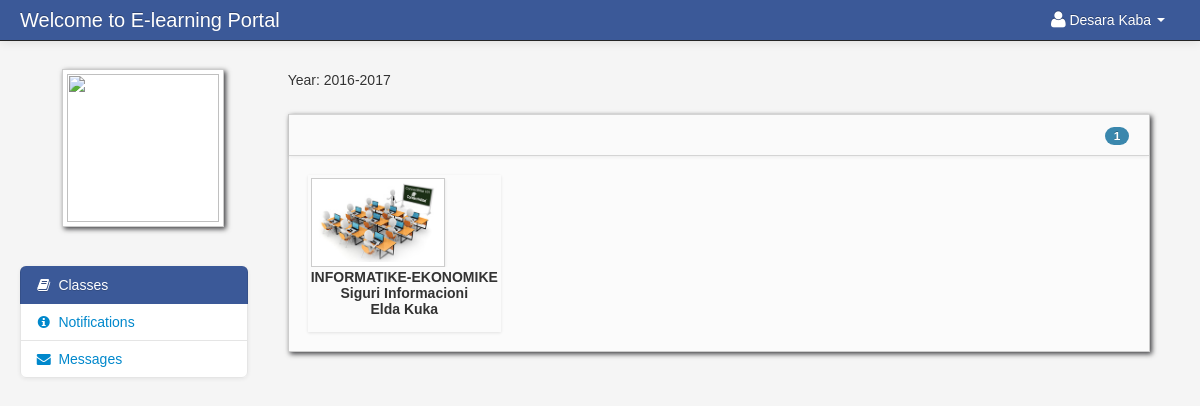
/dashboard_student.php (signed in), run on the app's committed database.
### tables this page shows
CREATE TABLE `student` (
  `student_id` int(11) NOT NULL,
  `firstname` varchar(100) NOT NULL,
  `lastname` varchar(100) NOT NULL,
  `class_id` int(11) NOT NULL,
  `username` varchar(100) NOT NULL,
  `password` varchar(100) NOT NULL,
  `location` varchar(100) NOT NULL,
  `status` varchar(100) NOT NULL
);

CREATE TABLE `school_year` (
  `school_year_id` int(11) NOT NULL,
  `school_year` varchar(100) NOT NULL
);

CREATE TABLE `teacher_class_student` (
  `teacher_class_student_id` int(11) NOT NULL,
  `teacher_class_id` int(11) NOT NULL,
  `student_id` int(11) NOT NULL,
  `teacher_id` int(11) NOT NULL
);

CREATE TABLE `teacher_class` (
  `teacher_class_id` int(11) NOT NULL,
  `teacher_id` int(11) NOT NULL,
  `class_id` int(11) NOT NULL,
  `subject_id` int(11) NOT NULL,
  `thumbnails` varchar(100) NOT NULL,
  `school_year` varchar(100) NOT NULL
);

CREATE TABLE `class` (
  `class_id` int(11) NOT NULL,
  `class_name` varchar(100) NOT NULL
);

CREATE TABLE `subject` (
  `subject_id` int(11) NOT NULL,
  `subject_code` varchar(100) NOT NULL,
  `subject_title` varchar(100) NOT NULL,
  `category` varchar(100) NOT NULL,
  `description` longtext NOT NULL,
  `unit` int(11) NOT NULL,
  `Pre_req` varchar(100) NOT NULL,
  `semester` varchar(100) NOT NULL
);

CREATE TABLE `teacher` (
  `teacher_id` int(11) NOT NULL,
  `username` varchar(100) NOT NULL,
  `password` varchar(200) NOT NULL,
  `firstname` varchar(100) NOT NULL,
  `lastname` varchar(100) NOT NULL,
  `department_id` int(11) NOT NULL,
  `location` varchar(200) NOT NULL,
  `about` varchar(500) NOT NULL,
  `teacher_status` varchar(20) NOT NULL,
  `teacher_stat` varchar(100) NOT NULL
);

### session.php (called while the page is built, shortened)
<?php
$session_id=$_SESSION['id'];
?>

### dashboard_student.php (the view, shortened to what this page needs)
<?php include('header_dashboard.php'); ?>
<?php include('session.php'); ?>
<body>
	<?php include('navbar_student.php'); ?>
	<div class="container-fluid">
		<div class="row-fluid">
			<?php include('student_sidebar.php'); ?>
			<div class="span9" id="content">
				<div class="row-fluid">
					<ul class="breadcrumb">
						<?php
						$school_year_query = mysqli_query($link, "select * from school_year order by school_year DESC") or die(mysqli_error($link));
						$school_year_query_row = mysqli_fetch_array($school_year_query);
						$school_year = $school_year_query_row['school_year'];
						?>
						<li><a href="#">Year: <?php echo $school_year_query_row['school_year']; ?></a></li>
					</ul>
					<div class="block">
						<div class="navbar navbar-inner block-header">
							<div id="" class="muted pull-right">
								<?php $query = mysqli_query($link, "select * from teacher_class_student
														LEFT JOIN teacher_class ON teacher_class.teacher_class_id = teacher_class_student.teacher_class_id
														LEFT JOIN class ON class.class_id = teacher_class.class_id
														LEFT JOIN subject ON subject.subject_id = teacher_class.subject_id
														LEFT JOIN teacher ON teacher.teacher_id = teacher_class.teacher_id
														where student_id = '$session_id' and school_year = '$school_year'
														") or die(mysqli_error($link));
								$count = mysqli_num_rows($query);
								?>
								<span class="badge badge-info"><?php echo $count; ?></span>
							</div>
						</div>
						<div class="block-content collapse in">
							<div class="span12">
								<ul id="da-thumbs" class="da-thumbs">
									<?php
									if ($count != '0') {
										while ($row = mysqli_fetch_array($query)) {
											$id = $row['teacher_class_id'];
											?>
											<li>
												<a href="my_classmates.php<?php echo '?id=' . $id; ?>">
													<img src="<?php echo $row['thumbnails'] ?>" width="124" height="140" class="img-polaroid">
												</a>
												<p class="class"><?php echo $row['class_name']; ?></p>
												<p class="subject"><?php echo $row['subject_title']; ?></p>
												<p class="subject"><?php echo $row['firstname'] . " " . $row['lastname'] ?></p>
											</li>
										<?php }
								} else { ?>
										<div class="alert alert-info"><i class="icon-info-sign"></i> You are not registerd in any class. </div>
									<?php } ?>
								</ul>
							</div>
						</div>
					</div>
				</div>
			</div>
			<?php include('script.php'); ?>
</body>
</html>

### header_dashboard.php (shortened to what this page needs)
<!DOCTYPE html>
<html class="no-js">
<head>
    <link href="admin/bootstrap/css/bootstrap.min.css" rel="stylesheet" media="screen">
    <link href="admin/bootstrap/css/bootstrap-responsive.min.css" rel="stylesheet" media="screen">
    <link href="admin/bootstrap/css/font-awesome.css" rel="stylesheet" media="screen">
    <link href="admin/bootstrap/css/my_style.css" rel="stylesheet" media="screen">
    <link href="admin/bootstrap/css/print.css" rel="stylesheet" media="print">
    <link href="admin/vendors/easypiechart/jquery.easy-pie-chart.css" rel="stylesheet" media="screen">
    <link href="admin/assets/styles.css" rel="stylesheet" media="screen">
    <link href="admin/vendors/fullcalendar/fullcalendar.css" rel="stylesheet" media="screen">
    <link href="admin/assets/DT_bootstrap.css" rel="stylesheet" media="screen">
    <link href="admin/vendors/jGrowl/jquery.jgrowl.css" rel="stylesheet" media="screen">
    <link rel="stylesheet" type="text/css" href="admin/vendors/bootstrap-wysihtml5/src/bootstrap-wysihtml5.css">
    <link href="admin/vendors/jGrowl/jquery.jgrowl.css" rel="stylesheet" media="screen">
</head>

### navbar_student.php (shortened to what this page needs)
<?php $link = mysqli_connect("localhost", "root", "", "capstone"); ?>
<div class="navbar navbar-fixed-top navbar-inverse">
	<div class="navbar-inner">
		<div class="container-fluid">
			<a class="brand" href="#">Welcome to E-learning Portal</a>
			<div class="nav-collapse collapse">
				<ul class="nav pull-right">
					<?php $query = mysqli_query($link, "select * from student where student_id = '$session_id'") or die(mysqli_error($link));
					$row = mysqli_fetch_array($query);
					?>
					<li class="dropdown">
						<a href="#" role="button" class="dropdown-toggle" data-toggle="dropdown"> <i class="icon-user icon-large"></i><?php echo $row['firstname'] . " " . $row['lastname'];  ?> <i class="caret"></i></a>
					</li>
				</ul>
			</div>
		</div>
	</div>
</div>

### student_sidebar.php (shortened to what this page needs)
<div class="span3" id="sidebar">
	<img id="avatar" class="img-polaroid" src="admin/<?php echo $row['location']; ?>">
	<ul class="nav nav-list bs-docs-sidenav nav-collapse collapse">
		<li class="active"><a href="dashboard_student.php"><i class="icon-book"></i>&nbsp;Classes</a></li>
		<li class="">
			<a href="student_notification.php"><i class="icon-info-sign"></i>&nbsp;Notifications
			</a>
		</li>
		<li class="">
			<a href="student_message.php"><i class="icon-envelope-alt"></i>&nbsp;Messages
			</a>
		</li>
	</ul>
</div>

### script.php (shortened to what this page needs)
<link href="admin/vendors/datepicker.css" rel="stylesheet" media="screen">
<link href="admin/vendors/uniform.default.css" rel="stylesheet" media="screen">
<link href="admin/vendors/chosen.min.css" rel="stylesheet" media="screen">
<link rel="stylesheet" type="text/css" href="admin/assets//style.css" />
<link href="admin/vendors/datepicker.css" rel="stylesheet" media="screen">

### admin/assets/styles.css (style rules this page uses)
body { padding-top: 60px; padding-bottom: 40px; background-color: #f5f5f5; }
#content { margin-left:0px; }
.breadcrumb { margin: 0 0 0px; padding: 10px 0px; background-color: transparent; }
.block { background: url("../images/pixel-60fff.png") repeat scroll 0 0 rgba(0, 0, 0, 0) !important; border: 1px solid #ccc; background: white; margin: 1em 0em; border-top: none; -webkit-box-shadow: 2px 2px 5px rgba(0, 0, 6, 0.75); -moz-box-shadow: 2px 2px 5px rgba(0, 0, 6, 0.75); box-shadow: 2px 2px 5px rgba(0, 0, 6, 0.75); }
.block-content { margin: 1em; min-height: .25em; }
.block-header { margin-bottom: 0px; border-right: none; border-left: none; -webkit-border-radius: 0px; -moz-border-radius: 0px; border-radius: 0px; }
.block-header div { padding-top: 10px; }
.bs-docs-sidenav { max-width: 228px; margin: 30px 0 0; padding: 0; background-color: #fff; -webkit-border-radius: 6px; -moz-border-radius: 6px; border-radius: 6px; -webkit-box-shadow: 0 1px 4px rgba(0,0,0,.065); -moz-box-shadow: 0 1px 4px rgba(0,0,0,.065); box-shadow: 0 1px 4px rgba(0,0,0,.065); }
.bs-docs-sidenav > li > a { display: block; width: 190px \9; margin: 0 0 -1px; padding: 8px 14px; border: 1px solid #e5e5e5; }
.bs-docs-sidenav > li:first-child > a { -webkit-border-radius: 6px 6px 0 0; -moz-border-radius: 6px 6px 0 0; border-radius: 6px 6px 0 0; }
.bs-docs-sidenav > li:last-child > a { -webkit-border-radius: 0 0 6px 6px; -moz-border-radius: 0 0 6px 6px; border-radius: 0 0 6px 6px; }
.bs-docs-sidenav > .active > a { position: relative; z-index: 2; padding: 9px 15px; border: 0; text-shadow: 0 1px 0 rgba(0,0,0,.15); -webkit-box-shadow: inset 1px 0 0 rgba(0,0,0,.1), inset -1px 0 0 rgba(0,0,0,.1); -moz-box-shadow: inset 1px 0 0 rgba(0,0,0,.1), inset -1px 0 0 rgba(0,0,0,.1); box-shadow: inset 1px 0 0 rgba(0,0,0,.1), inset -1px 0 0 rgba(0,0,0,.1); }

### admin/assets/style.css (style rules this page uses)
.da-thumbs { float: left; list-style: none outside none; margin: 0; padding: 0; position: relative; }
.da-thumbs li { float: left; margin: 5px; padding: 3px; position: relative; box-shadow: 0 1px 3px rgba(0,0,0,0.1); }
.da-thumbs li a, .da-thumbs li a img { display: block; position: relative; }
.da-thumbs li a { overflow: hidden; }
.class { font-family: helvetica !important; font-weight: bold; text-align: center; }
.subject { font-family: helvetica !important; font-weight: bold; text-align: center; margin-top: -14px; }

### data on the page
student: firstname "Desara", lastname "Kaba"
school_year: school_year "2016-2017"
teacher_class_student: teacher_class.thumbnails (picture), class.class_name "INFORMATIKE-EKONOMIKE", subject.subject_title "Siguri Informacioni", teacher.firstname "Elda", teacher.lastname "Kuka"

### other printed values
$count "1"
